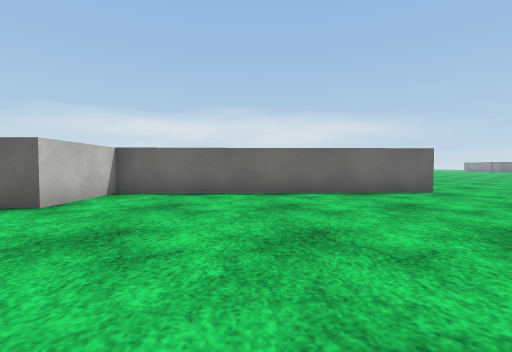
View 1 (above)

20 first-person views from a walk through a 3-D level made in the Unity game engine. The camera is 0.67 m above the floor, tilts 2° down and sees 85° across. The floor is counted in squares, 1 m on a side. Each view is taken from the middle of a square. On the plan, view 1 faces up. The plan holds only what a view shows up to about 9 squares ahead; the rest is blank. The place goes on beyond the plan. The player character is not drawn. Door leaves are left out, so doorways stand open. Surface patterns are stand-ins for the level's own textures.

View 2
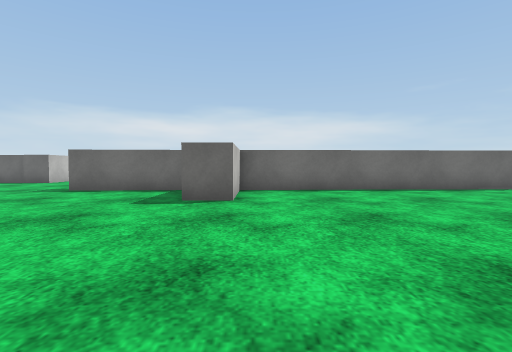

View 3
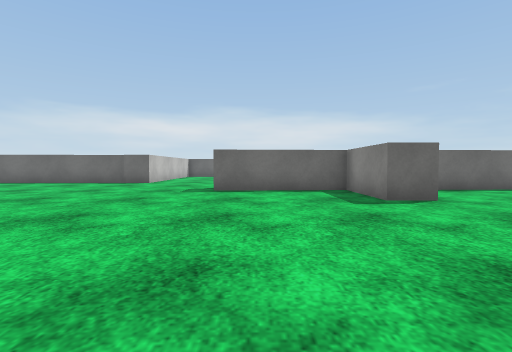

View 4
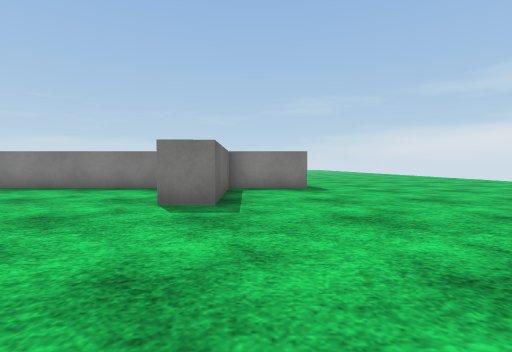

View 5
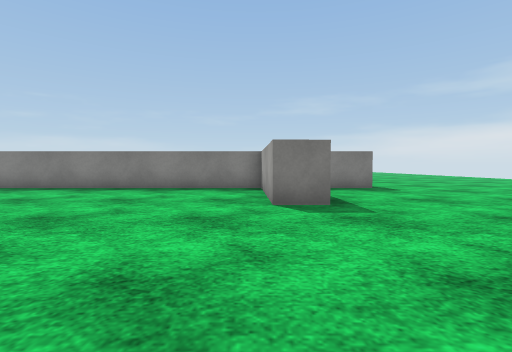

View 6
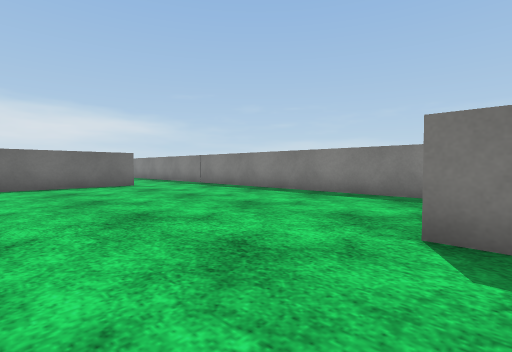

View 7
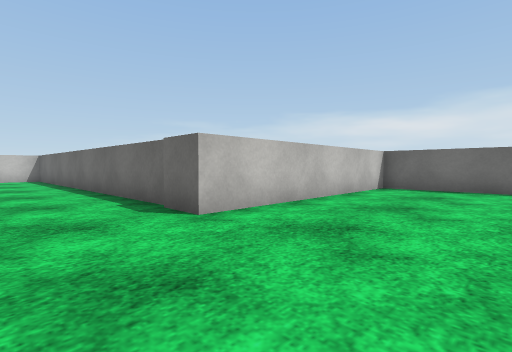

View 8
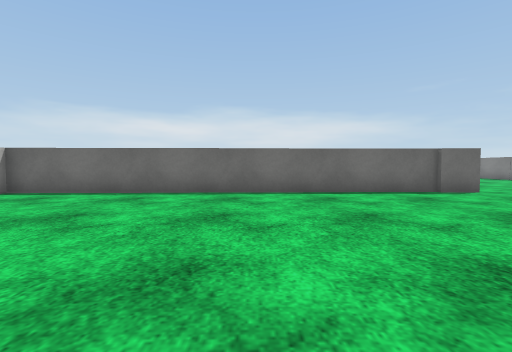

View 9
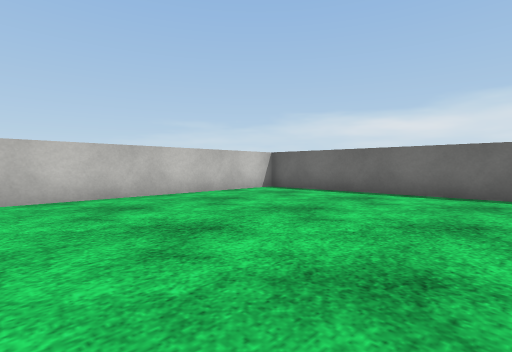

View 10
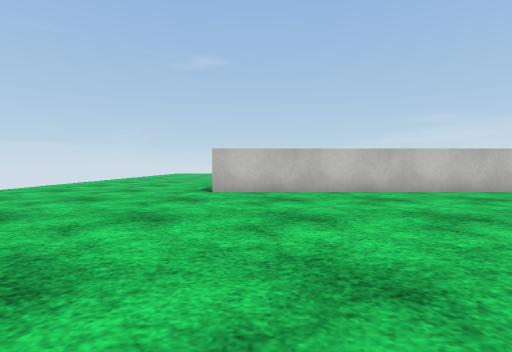

View 11
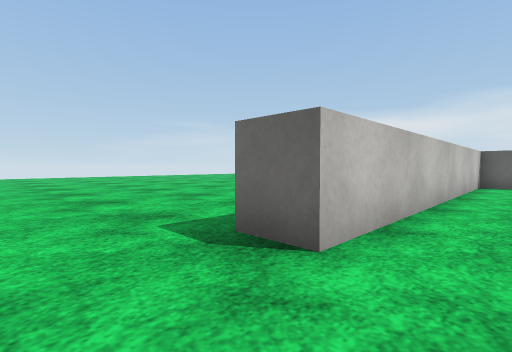

View 12
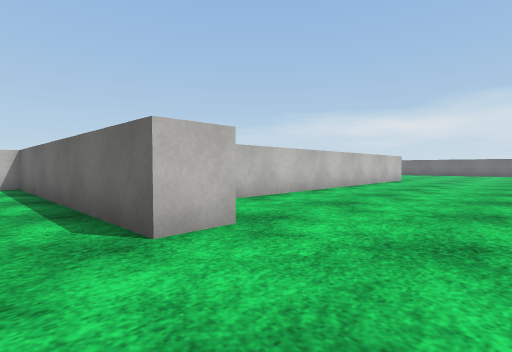

View 13
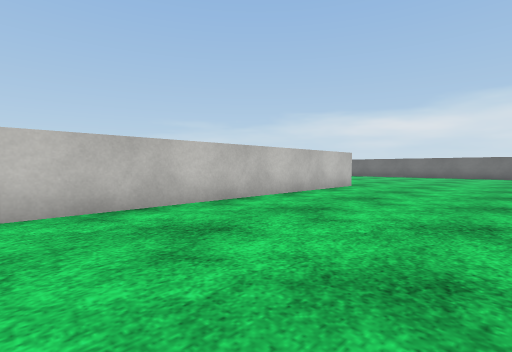

View 14
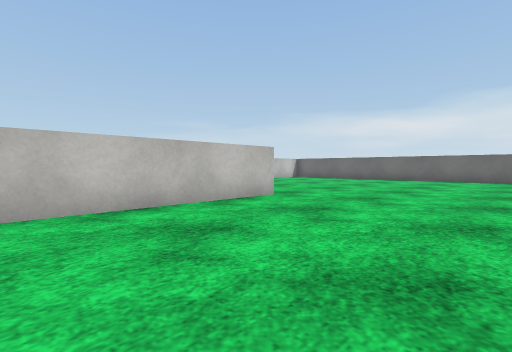

View 15
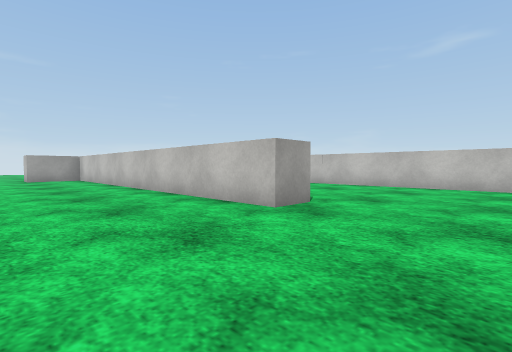

View 16
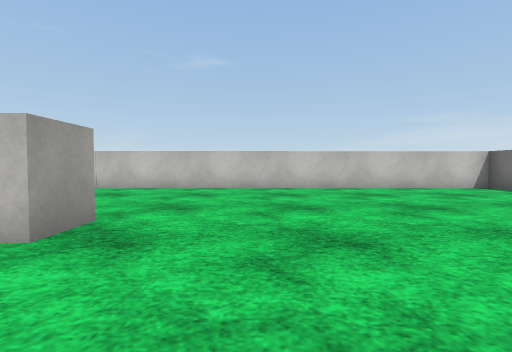

View 17
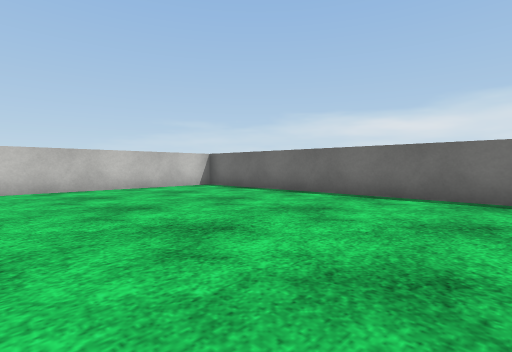

View 18
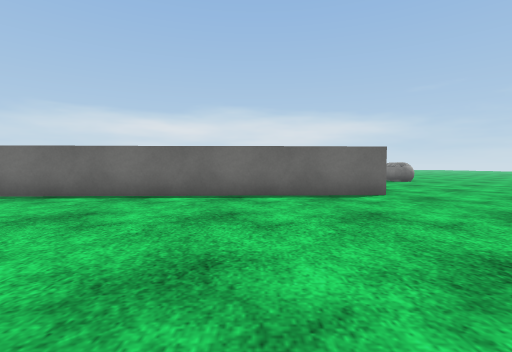

View 19
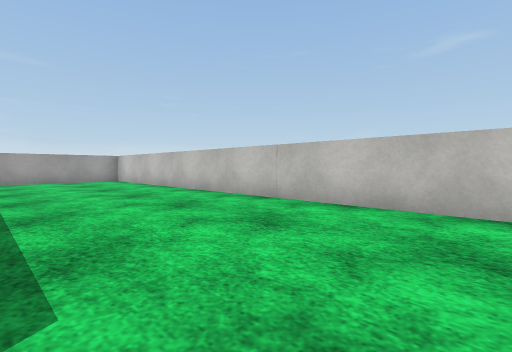

View 20
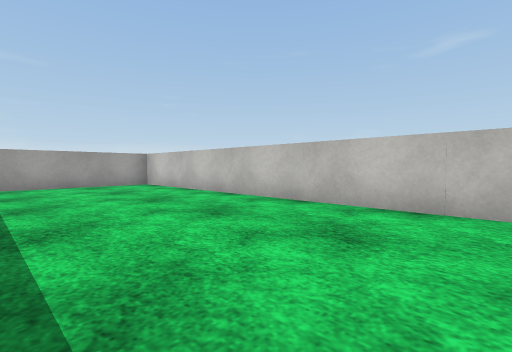

### Floor plan
Points are (right, up) in squares from view 1. A wall is a line through its corners. A room is listed if a view was taken in it or the views show most of it. See-through windows are left out.
Room 1 (views 1, 2, 3, 4, 5, 6, 7, 8, 9, 10, 11, 12)
walls: (-4.5, 7.8) (-4.5, 15.9); (-11.3, 10.3) (-23.2, 9.9) (-23.2, 0.9); (-8.1, 16.9) (-11.3, 16.8) (-11.3, 10); (4.5, 8.2) (4.5, 7.1) (-3.5, 6.9) (-3.5, 4.4) (-4.4, 4.4) (-4.5, 6.8) (-8.2, 6.7) (-8.2, 7.7) (-4.8, 7.8)
ways out: opening at (6, 8) to room 2; opening at (-24, -0.5)
Room 2 (views 13, 14, 15, 16, 17, 18, 19, 20)
walls: (1.6, 20) (2.6, 20) (2.6, 9.8); (7.6, 29.5) (-3.5, 29.1) (-3.5, 9.7); (-1.7, 7.9) (0.6, 8)
ways out: opening at (6, 8) to room 1

Positions as (right, up) in squares from view 1, and headings:
1: (0, 0), facing up
2: (-3, -1), facing up
3: (-7, -1), facing up
4: (-13, 6), facing right
5: (-13, 8), facing right
6: (-11, 7), facing up-right
7: (-8, 8), facing up-left
8: (-17, 3), facing up
9: (-17, 3), facing up-left
10: (-16, 2), facing left
11: (-22, -1), facing up-left
12: (7, 6), facing up-left
13: (7, 11), facing up-left
14: (7, 15), facing up-left
15: (6, 23), facing down-left
16: (5, 22), facing left
17: (5, 23), facing up-left
18: (5, 23), facing up
19: (1, 21), facing down-left
20: (1, 18), facing down-left
